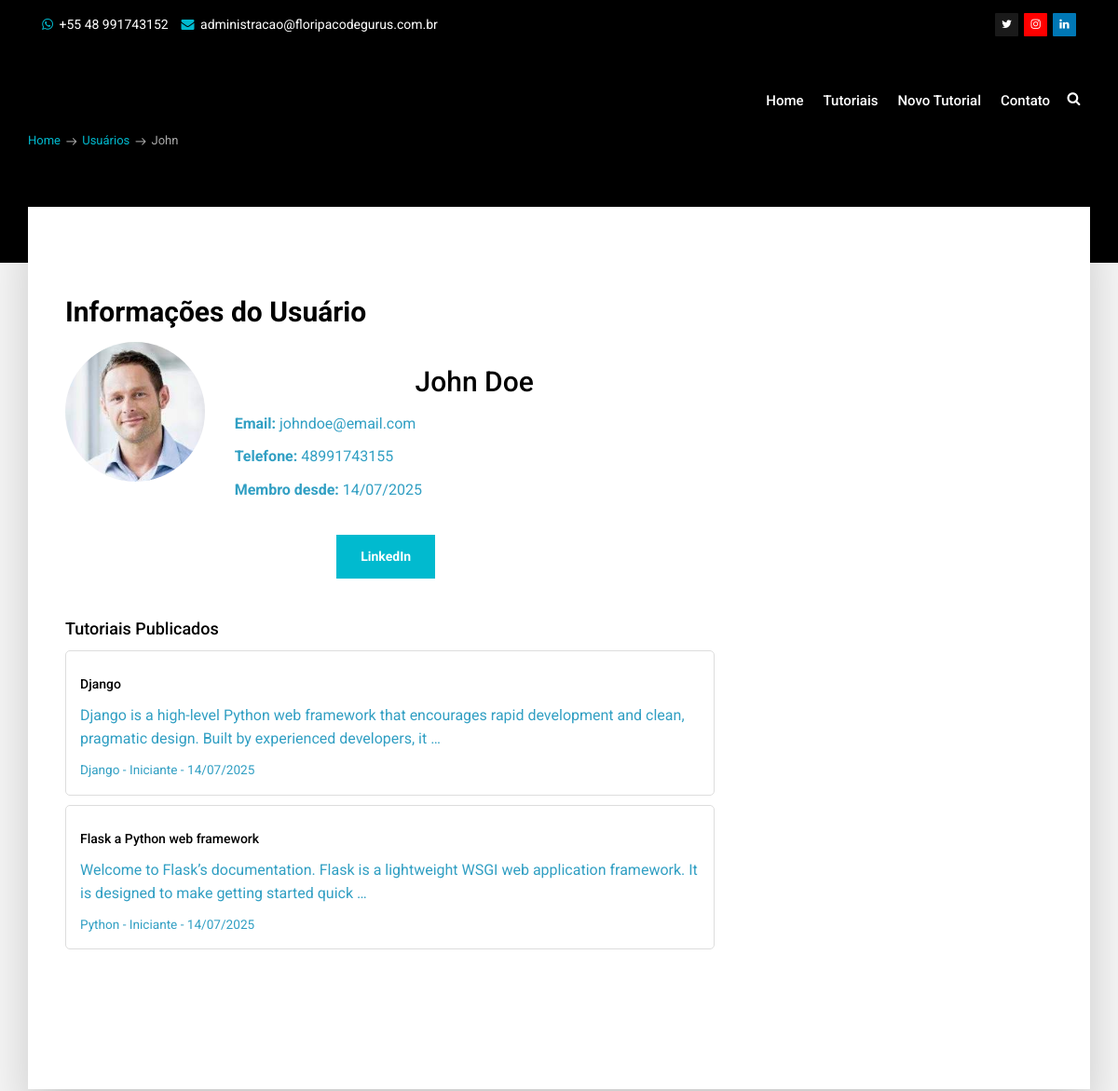
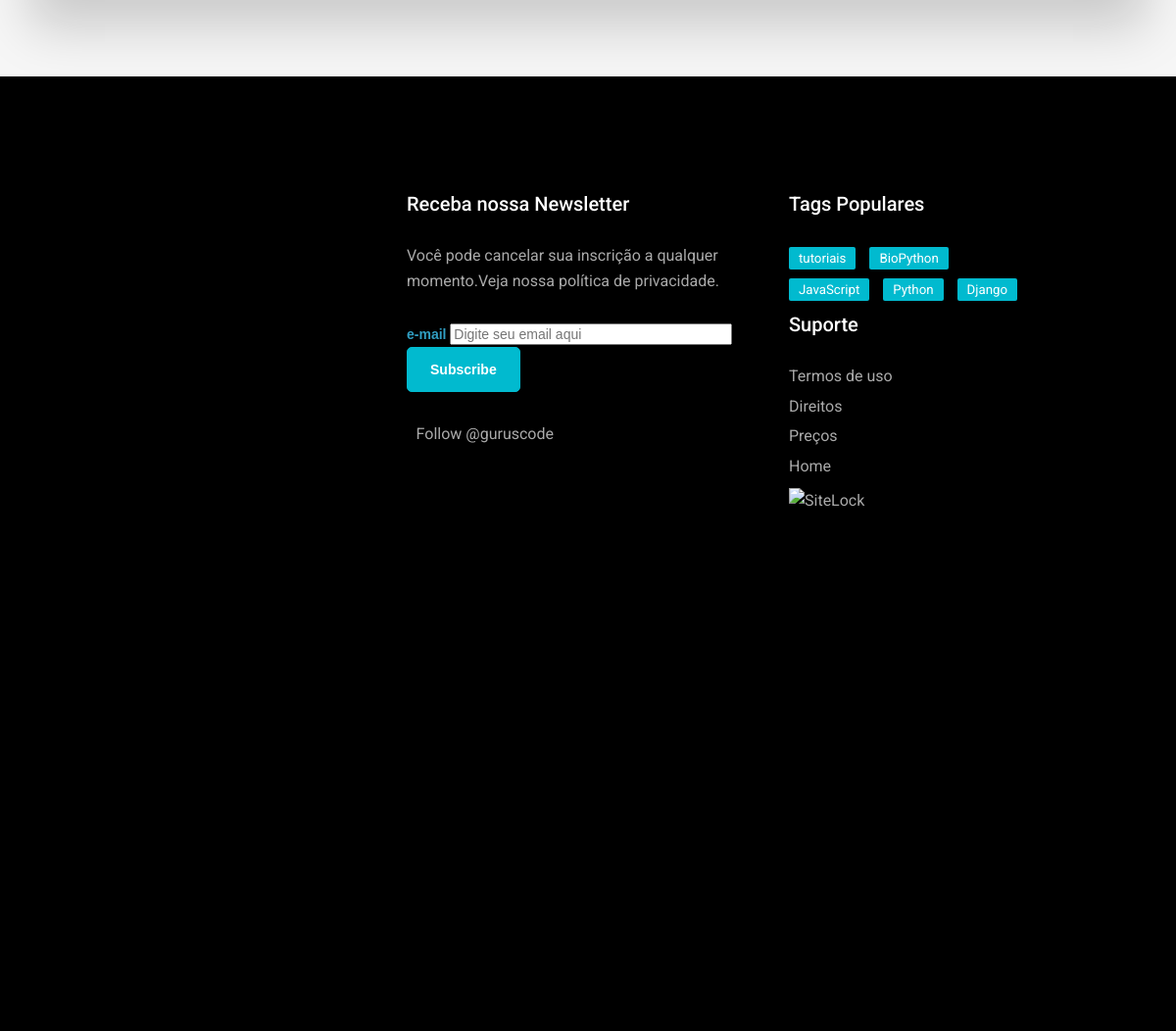
Before: /profile/detail/ (signed in, upper part) with the older database file (2 pictures, top to bottom).
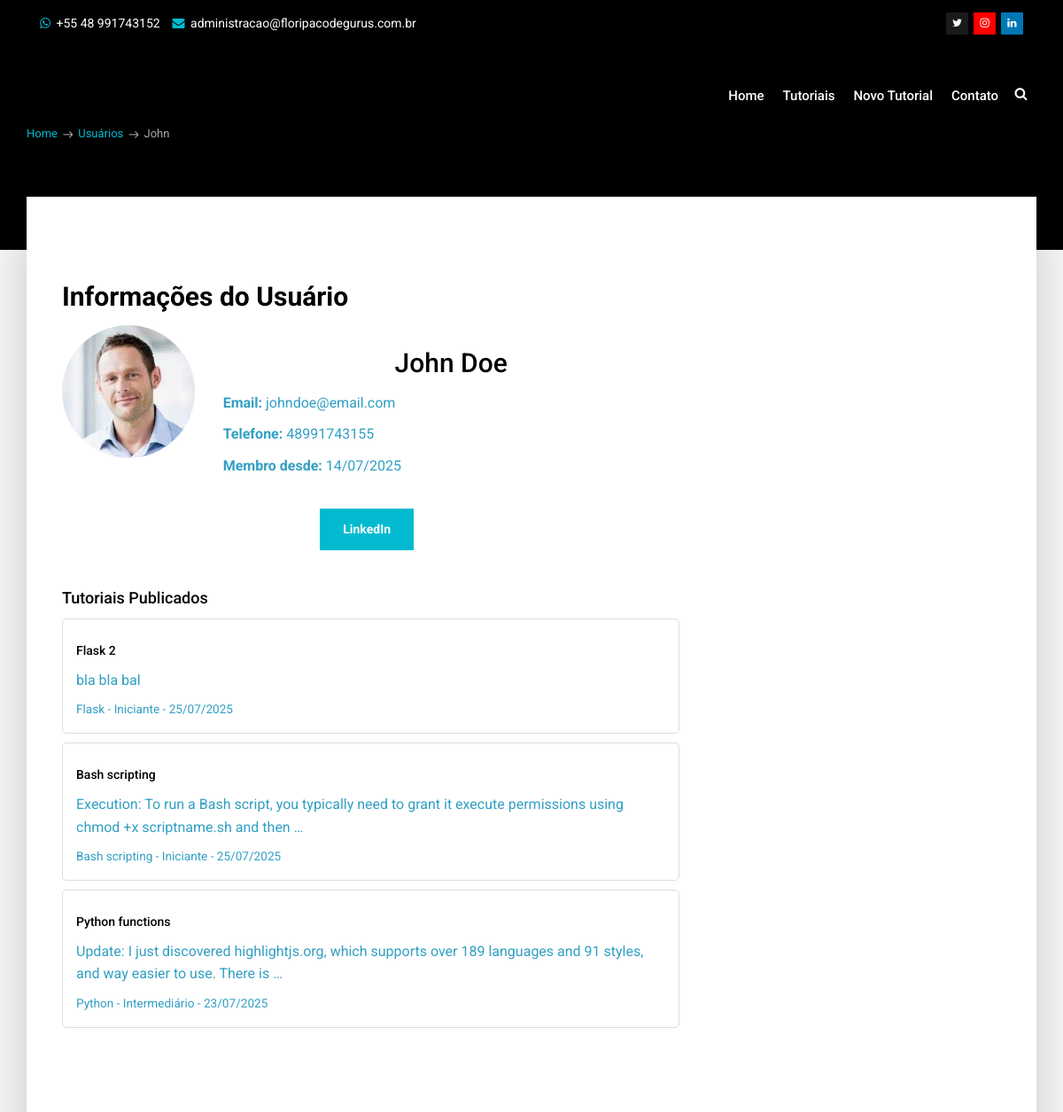
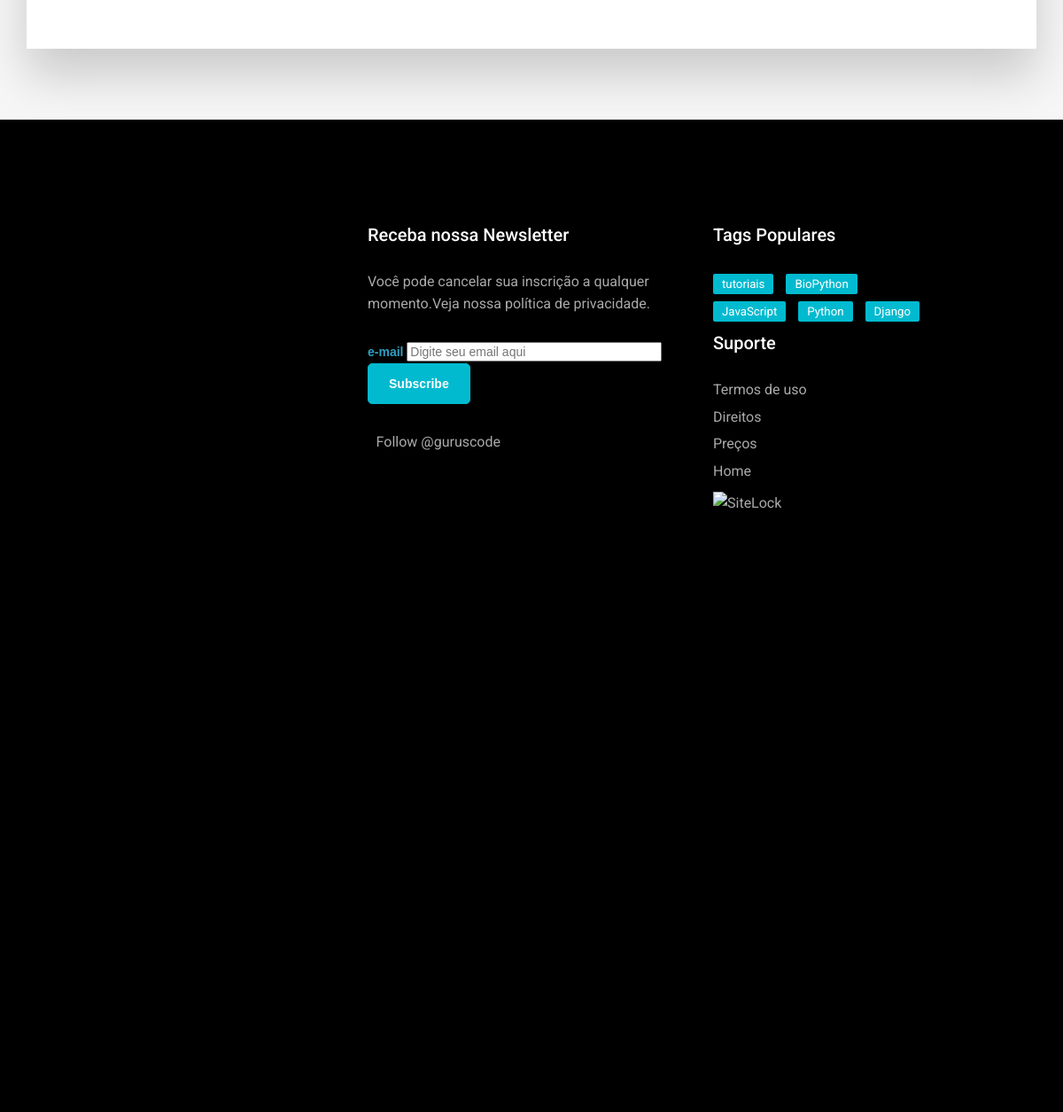
After: the same page with the newer database file (2 pictures, top to bottom).
### tutoriais/models.py (models this page shows, shortened)
class Tutoriais(models.Model):
    titulo = models.CharField(max_length=100)
    slug = models.SlugField(max_length=100, unique=True, blank=True)
    descricao = models.TextField()
    introducao = CKEditor5Field(
        verbose_name="Introdução",
        default="<h2>Introdução</h2><p>Nesta seção, apresente o tema do tutorial e seus objetivos principais.</p>",
        config_name='extends'
    )
    conceitos = CKEditor5Field(
        verbose_name="Conceitos Básicos",
        default="<h2>Conceitos Básicos</h2><p>Explique os conceitos fundamentais necessários para entender o tutorial.</p>",
        config_name='extends'
    )
    conclusao = CKEditor5Field(
        verbose_name="Conclusão",
        default="<h2>Conclusão</h2><p>Resuma os principais pontos abordados e sugira próximos passos.</p>",
        config_name='extends'
    )
    exemplo1 = models.TextField(
        verbose_name="Exemplo 1",
        blank=True,
        null=True,
        help_text="Código Python para o primeiro exemplo"
    )
    exemplo2 = models.TextField(
        verbose_name="Exemplo 2",
        blank=True,
        null=True,
        help_text="Código Python para o segundo exemplo"
    )
    exemplo3 = models.TextField(
        verbose_name="Exemplo 3",
        blank=True,
        null=True,
        help_text="Código Python para o terceiro exemplo"
    )
    data_criacao = models.DateTimeField(auto_now_add=True)
    data_atualizacao = models.DateTimeField(auto_now=True)
    autor = models.ForeignKey(settings.AUTH_USER_MODEL, on_delete=models.CASCADE, related_name='tutoriais')
    imagem = models.ImageField(upload_to='escola/static/escola/imagens/tutoriais/', blank=True, null=True)
    categoria = models.CharField(max_length=50, default="Python",
                               choices=[
                                   ("Python", "Python"),
                                   ("Django", "Django"),
                                   ("Flask", "Flask"),
                                   ("Data Engineering", "Data Engineering"),
                                   ("Java Script", "Java Script"),
                                   ("Go", "Go"),
                                   ("Linux", "Linux"),
                                   ("Machine Learning", "Machine Learning"),
                                   ("BioPython", "BioPython"),
                                   ("Data Science", "Data Science"),
                                   ("Web Development", "Web Development"),
                                    ("PostgreSQL", "PostgreSQL"),
                                    ("MySQL", "MySQL"),
                                    ("MongoDB", "MongoDB"),
                                    ("Docker", "Docker"),
                                    ("Kubernetes", "Kubernetes"),
                                    ("Git", "Git"),
                                    ("GitHub", "GitHub"),
                                    ("CI/CD", "CI/CD"),
                                    ("DevOps", "DevOps"),
                                    ("Cloud Computing", "Cloud Computing"),
                                    ("Bash scripting", "Bash scripting"),
                               ])
    nivel = models.CharField(max_length=20, default="Iniciante",
                           choices=[
                               ("Iniciante", "Iniciante"),
                               ("Intermediário", "Intermediário"),
                               ("Avançado", "Avançado"),
                           ])
    class Meta:
        verbose_name = "Tutorial"
        verbose_name_plural = "Tutoriais"
        ordering = ['-data_criacao']

### users/views.py (the view)
# urls.py: path('profile/detail/', user_views.profile_detail, name='profile_detail'),
@login_required
def profile_detail(request):
    user_id = request.GET.get('id')
    if user_id:
        user = get_object_or_404(CustomUser, id=user_id)
    else:
        user = request.user
    return render(request, 'users/profile_detail.html', {'profile_user': user})

### tutoriais/context_processors.py (called while the page is built)
def latest_tutorials(request):
    try:
        latest_tutorials = Tutoriais.objects.all().order_by('-data_criacao')[:3]
        categorias = Tutoriais.objects.values_list('categoria', flat=True).distinct()
        categorias = sorted(set([c.strip().title() for c in categorias if c]))
        return {
            'latest_tutorials': latest_tutorials,
            'categorias': categorias,
            'categoria_ativa': request.GET.get('categoria')
        }
    except:
        return {
            'latest_tutorials': [],
            'categorias': [],
            'categoria_ativa': None
        }

### users/templates/users/profile_detail.html
{% extends 'tutoriais/base_tutoriais.html' %}
{% block content %}
<section class="section db p120">
  <div class="container">
    <div class="tagline-message page-title" style="text-align: left;">
      <h3>Perfil de {{ profile_user.first_name }} {{ profile_user.last_name }}</h3>
      <ul class="breadcrumb">
        <li><a href="{% url 'indice' %}">Home</a></li>
        <li><a href="{% url 'profile_list' %}">Usuários</a></li>
        <li class="active">{{ profile_user.first_name }}</li>
      </ul>
    </div>
  </div>
</section>
<section class="section gb nopadtop">
  <div class="container">
    <div class="boxed">
      <div class="row">
        <div class="col-md-8">
          <div class="content blog-list">
            <div class="blog-wrapper clearfix">
              <div class="blog-meta" style="text-align: left;">
                <h3>Informações do Usuário</h3>
              </div>
              <div class="blog-desc-big" style="text-align: left;">
                <div class="profile-info">
                  <div class="row">
                    <div class="col-md-3">
                      {% if profile_user.autor_picture %}
                      <img src="{{ profile_user.autor_picture.url }}" alt="{{ profile_user.first_name }}" style="width: 150px; height: 150px; border-radius: 50%; object-fit: cover;">
                      {% else %}
                      <div style="width: 150px; height: 150px; border-radius: 50%; background: #ddd; display: flex; align-items: center; justify-content: center; font-size: 48px;">
                        {{ profile_user.first_name.0 }}{{ profile_user.last_name.0 }}
                      </div>
                      {% endif %}
                    </div>
                    <div class="col-md-9">
                      <h2>{{ profile_user.first_name }} {{ profile_user.last_name }}</h2>
                      <p><strong>Email:</strong> {{ profile_user.email }}</p>
                      <p><strong>Telefone:</strong> {{ profile_user.phone_number }}</p>
                      <p><strong>Membro desde:</strong> {{ profile_user.date_joined|date:"d/m/Y" }}</p>
                      <div class="social-links" style="margin-top: 20px;">
                        {% if profile_user.autor_github_account %}
                        <a href="{{ profile_user.autor_github_account }}" target="_blank" class="btn btn-sm btn-secondary" style="margin-right: 10px;">GitHub</a>
                        {% endif %}
                        {% if profile_user.autor_linkedin_account %}
                        <a href="{{ profile_user.autor_linkedin_account }}" target="_blank" class="btn btn-sm btn-primary">LinkedIn</a>
                        {% endif %}
                      </div>
                    </div>
                  </div>
                  <div class="tutorials-section" style="margin-top: 40px;">
                    <h4>Tutoriais Publicados</h4>
                    {% if profile_user.tutoriais.all %}
                    <div class="tutorials-list">
                      {% for tutorial in profile_user.tutoriais.all %}
                      <div class="tutorial-item" style="border: 1px solid #ddd; padding: 15px; margin: 10px 0; border-radius: 5px;">
                        <h5><a href="{% url 'tutoriais_detalhe' tutorial.slug %}">{{ tutorial.titulo }}</a></h5>
                        <p>{{ tutorial.descricao|truncatewords:20 }}</p>
                        <small>{{ tutorial.categoria }} - {{ tutorial.nivel }} - {{ tutorial.data_criacao|date:"d/m/Y" }}</small>
                      </div>
                      {% endfor %}
                    </div>
                    {% else %}
                    <p>Este usuário ainda não publicou nenhum tutorial.</p>
                    {% endif %}
                  </div>
                </div>
              </div>
            </div>
          </div>
        </div>
      </div>
    </div>
  </div>
</section>
{% endblock %}

Changed rows visible on the page:
removed Tutoriais: titulo "Django", descricao "Django is a high-level Python web framework that encourages rapid development and clean, pragmatic design. Built by experienced developers, it …", categoria "Django", nivel "Iniciante", data_criacao "14/07/2025"
removed Tutoriais: titulo "Flask a Python web framework", descricao "Welcome to Flask’s documentation. Flask is a lightweight WSGI web application framework. It is designed to make getting started quick …", categoria "Python", nivel "Iniciante", data_criacao "14/07/2025"
added Tutoriais: titulo "Flask 2", descricao "bla bla bal", categoria "Flask", nivel "Iniciante", data_criacao "25/07/2025"
added Tutoriais: titulo "Bash scripting", descricao "Execution: To run a Bash script, you typically need to grant it execute permissions using chmod +x scriptname.sh and then …", categoria "Bash scripting", nivel "Iniciante", data_criacao "25/07/2025"
added Tutoriais: titulo "Python functions", descricao "Update: I just discovered highlightjs.org, which supports over 189 languages and 91 styles, and way easier to use. There is …", categoria "Python", nivel "Intermediário", data_criacao "23/07/2025"
